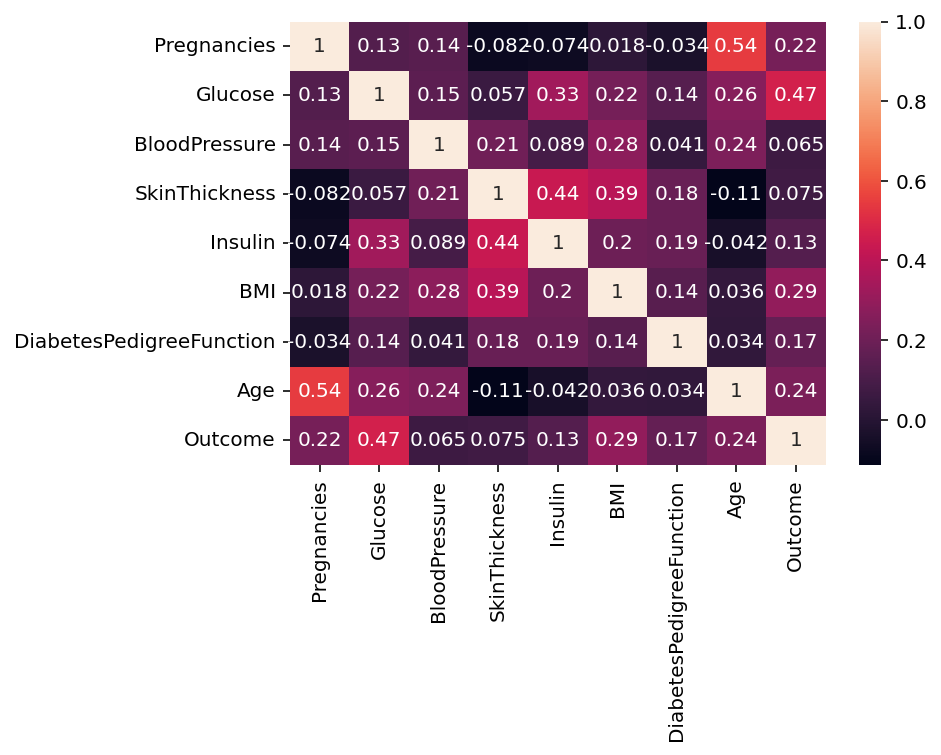

Reproduce this figure in Python.
import pandas as pd
import seaborn as sns
import matplotlib.pyplot as plt

data = pd.read_csv("../diabetes.csv")

correlation = data.corr()
sns.heatmap(correlation, annot=True)
plt.show()
